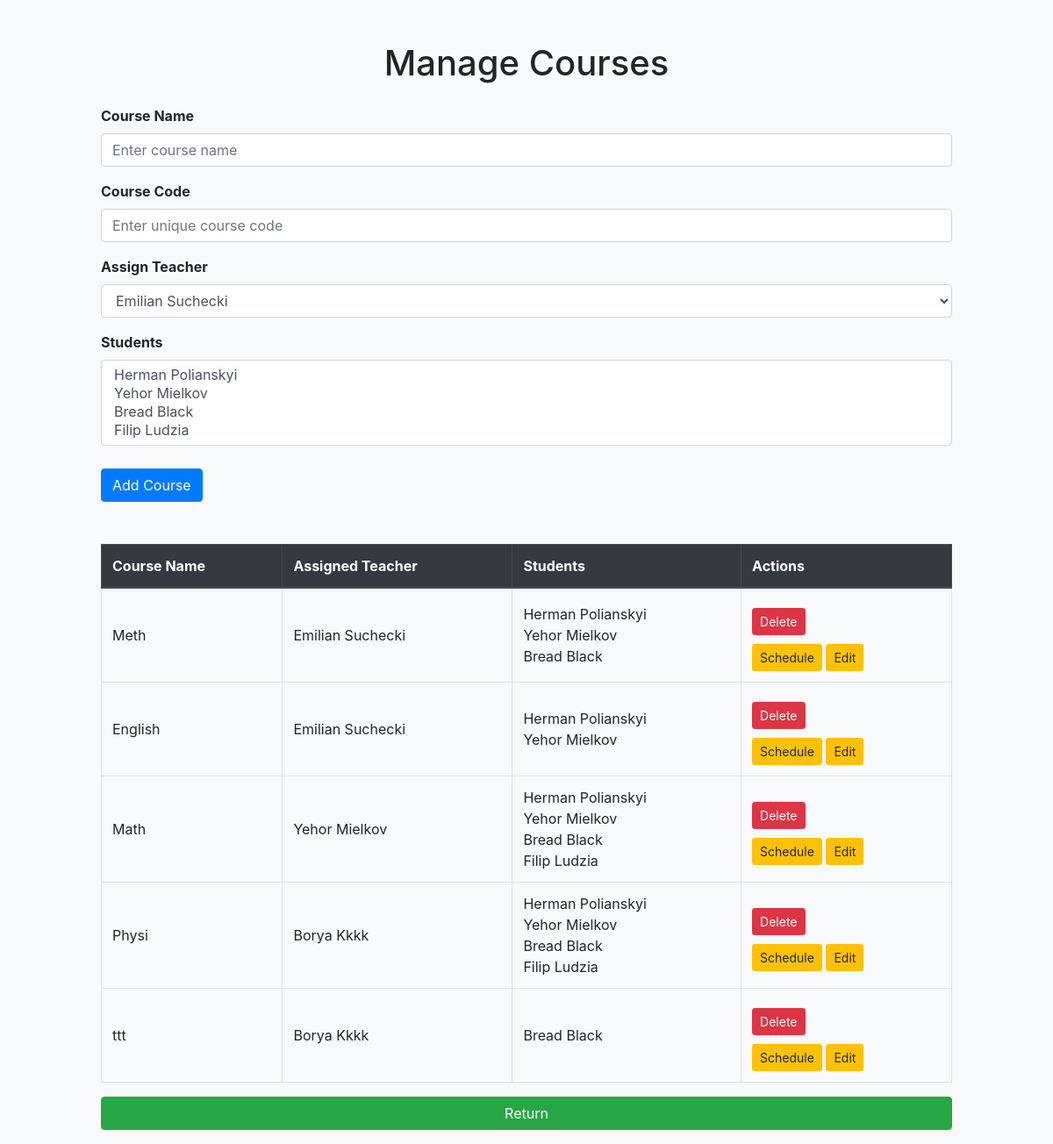
The page /admin_page (signed in) on the database its author committed.
### models.py (models this page shows)
class Course(db.Model):
    id = db.Column(db.Integer, primary_key=True)
    name = db.Column(db.String(150), nullable=False)
    code = db.Column(db.String(50), nullable=False, unique=True, index=True)
    teacher_id = db.Column(db.Integer, db.ForeignKey('teacher.id'), nullable=False)
    students = db.relationship('User', secondary='enrollment', back_populates='enrolled_courses')
    course_schedule = db.relationship('Schedule', back_populates='course', cascade="all, delete-orphan")

class BaseUser(UserMixin, db.Model):
    __abstract__ = True
    id = db.Column(db.Integer, primary_key=True)
    username = db.Column(db.String(150), unique=True, nullable=False)
    password = db.Column(db.String(150), nullable=False)
    first_name = db.Column(db.String(100), nullable=True)
    last_name = db.Column(db.String(100), nullable=True)
    account_type = db.Column(db.String(50), nullable=False)
    email = db.Column(db.String(150), nullable=True, unique=True)

class Teacher(BaseUser):
    __tablename__ = 'teacher'
    subjects = db.Column(db.String(200), nullable=False)
    office = db.Column(db.String(100), nullable=False)
    consultation_hours = db.Column(db.String(100), nullable=False)
    courses = db.relationship('Course', backref='teacher')

class User(BaseUser):
    __tablename__ = 'user'
    major = db.Column(db.String(150), nullable=True)
    semester = db.Column(db.Integer, nullable=True)
    enrolled_courses = db.relationship('Course', secondary='enrollment', back_populates='students')

### app.py (the view, shortened to what this page needs)
@app.route('/admin_page', methods=['GET', 'POST'])
@login_required
def manage_courses():
    teachers = Teacher.query.all()
    courses = Course.query.all()
    students = User.query.filter_by(account_type='user').all()
    return render_template('manage_courses.html', courses=courses, teachers=teachers, students=students)

### app.py (called while the page is built)
@login_manager.user_loader
def load_user(user_id):
    user = User.query.get(int(user_id))
    if not user:
        user = Teacher.query.get(int(user_id))
    if not user:
        user = Admin.query.get(int(user_id))
    return user

### templates/manage_courses.html (shortened to what this page needs)
<!DOCTYPE html>
<html lang="en">
<head>
    <link rel="stylesheet" href="https://cdn.jsdelivr.net/npm/bootstrap@4.3.1/dist/css/bootstrap.min.css">
</head>
<body>
    <div class="container mt-5">
        <h1 class="text-center mb-4">Manage Courses</h1>
        <form method="POST" class="mb-5">
            <div class="form-group">
                <label for="name">Course Name</label>
                <input type="text" class="form-control" name="name" id="name" placeholder="Enter course name" required>
            </div>
            <div class="form-group">
                <label for="code">Course Code</label>
                <input type="text" class="form-control" name="code" id="code" placeholder="Enter unique course code" required>
            </div>
            <div class="form-group">
                <label for="teacher_id">Assign Teacher</label>
                <select class="form-control" name="teacher_id" id="teacher_id" required>
                    {% for teacher in teachers %}
                    <option value="{{ teacher.id }}">{{ teacher.first_name }} {{ teacher.last_name }}</option>
                    {% endfor %}
                </select>
            </div>
            <div class="form-group">
                <label for="students">Students</label>
                <select name="students" class="form-control" multiple>
                    {% for user in students %}
                    <option value="{{ user.id }}">{{ user.first_name }} {{ user.last_name }}</option>
                    {% endfor %}
                </select>
            </div>
            <button type="submit" class="btn btn-primary">Add Course</button>
        </form>
        <table class="table table-bordered">
            <thead class="thead-dark">
                <tr>
                    <th>Course Name</th>
                    <th>Assigned Teacher</th>
                    <th>Students</th>
                    <th>Actions</th>
                </tr>
            </thead>
            <tbody>
                {% for course in courses %}
                <tr>
                    <td>{{ course.name }}</td>
                    <td>
                        {% for teacher in teachers %}
                        {% if teacher.id == course.teacher_id %}
                        {{ teacher.first_name }} {{ teacher.last_name }}
                        {% endif %}
                        {% endfor %}
                    </td>
                    <td>
                        {% for student in course.students %}
                        {{ student.first_name }} {{ student.last_name }}<br>
                        {% endfor %}
                    </td>
                    <td>
                        <form method="POST" action="{{ url_for('delete_course', course_id=course.id) }}"
                            onsubmit="return confirm('Are you sure you want to delete this course?')">
                            <button type="submit" class="btn btn-danger btn-sm">Delete</button>
                        </form>
                        <a href="{{ url_for('edit_course_schedule', course_id=course.id) }}" class="btn btn-sm btn-warning">Schedule</a>
                        <a href="{{ url_for('edit_course', course_id=course.id) }}" class="btn btn-sm btn-warning">Edit</a>
                    </td>
                </tr>
                {% endfor %}
            </tbody>
        </table>
        <a href="{{ url_for('admin_page') }}" class="btn btn-success mb-3">Return</a>
    </div>
</body>
</html>

### templates/manage_courses.html (style rules this page uses)
body { background-color: #f8f9fa; }
.container { max-width: 1000px; }
.form-group label { font-weight: bold; }
.btn-primary, .btn-danger, .btn-warning { margin-top: 10px; }
.table th, .table td { vertical-align: middle; }
.table td { word-wrap: break-word; }
.thead-dark { background-color: #343a40; color: white; }
.btn-success { width: 100%; }

### rows shown on the page
Course: name "Meth"
Teacher: first_name "Emilian", last_name "Suchecki"
User: {{ user.id }} 1 (drawn), first_name "Herman", last_name "Polianskyi"
User: {{ user.id }} 2 (drawn), first_name "Yehor", last_name "Mielkov"
User: {{ user.id }} 3 (drawn), first_name "Bread", last_name "Black"
Course: name "English"
Course: name "Math"
Teacher: first_name "Yehor", last_name "Mielkov"
User: {{ user.id }} 4 (drawn), first_name "Filip", last_name "Ludzia"
Course: name "Physi"
Teacher: first_name "Borya", last_name "Kkkk"
Course: name "ttt"

### other values the page prints
form field teacher_id "Emilian Suchecki"
